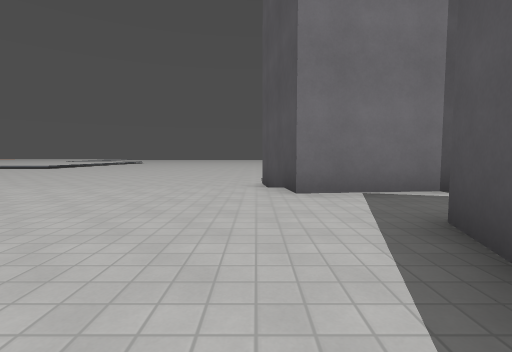
[1] (above)

13 first-person views from a walk through a Godot game level. The camera is 1.2 m above the floor, tilts 4° down and sees 85° across. The floor is counted in squares, 2 m on a side. Each view is taken from the middle of a square. On the plan, view 1 faces up. The plan holds only what a view shows up to about 9 squares ahead; the rest is blank. The place goes on beyond the plan. Characters and animated objects are not drawn. Surface patterns are stand-ins for the level's own textures.

[2]
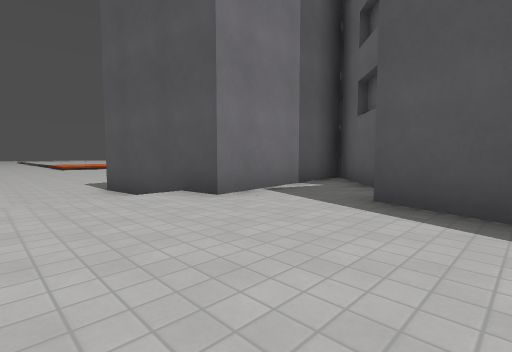

[3]
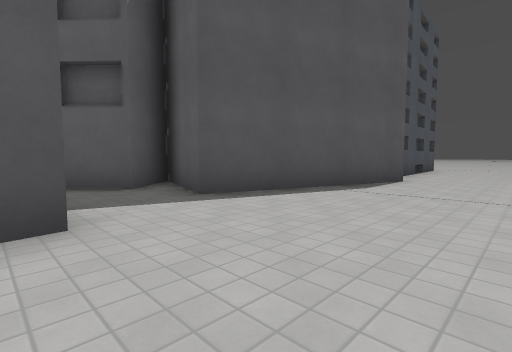

[4]
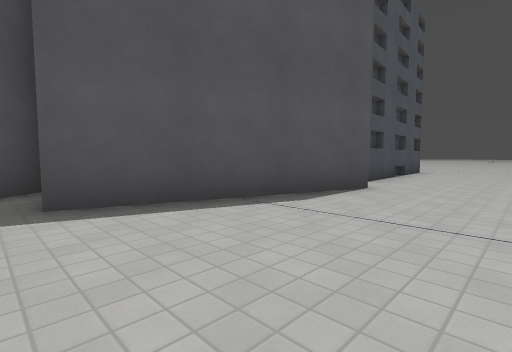

[5]
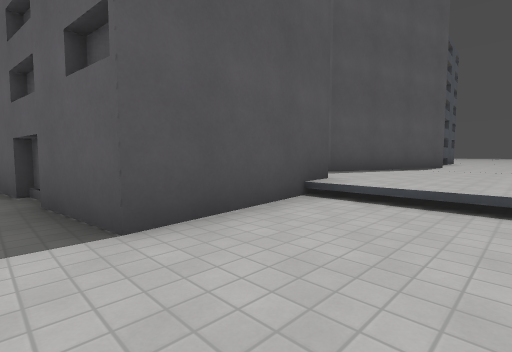

[6]
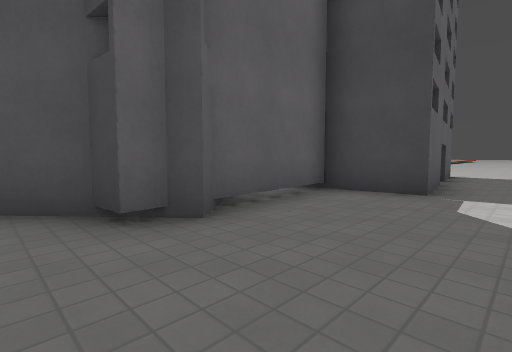

[7]
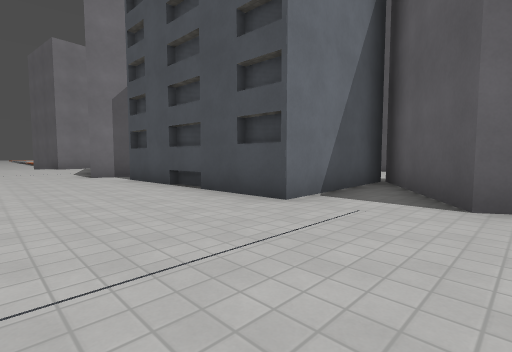

[8]
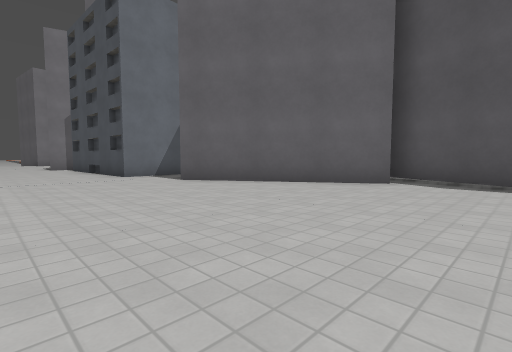

[9]
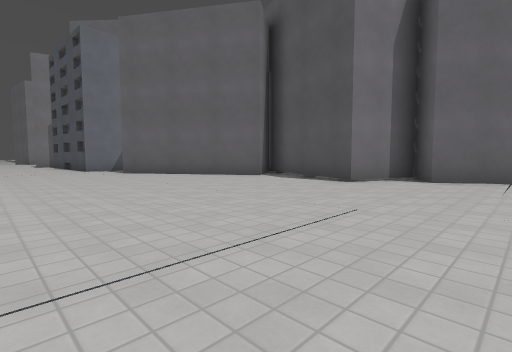

[10]
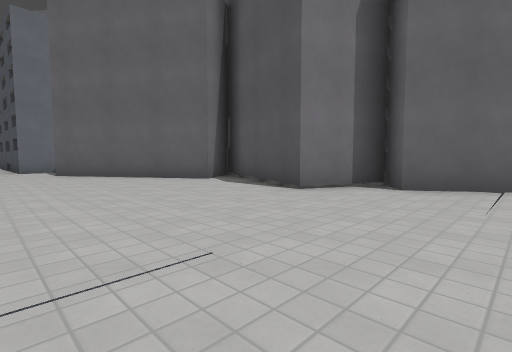

[11]
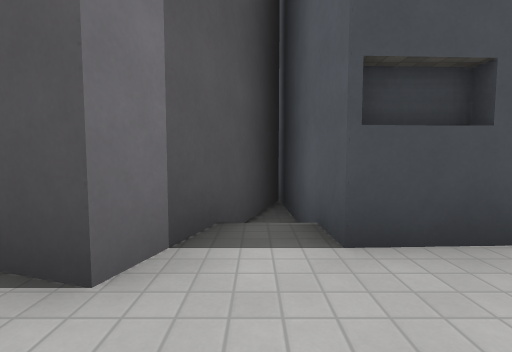

[12]
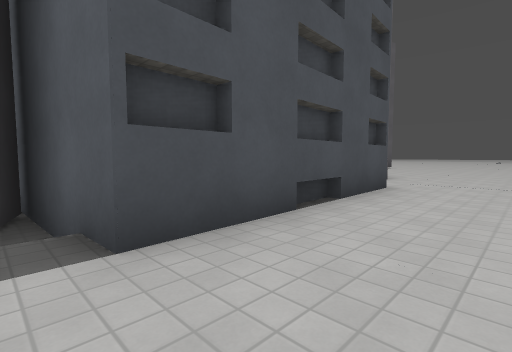

[13]
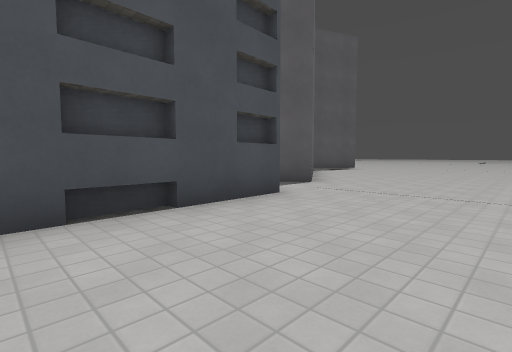

### Floor plan
Key: @ floor where view 1 was taken; # wall or solid block; . main floor; - floor 0.5 m lower than the main floor; H house.
Columns run from 2 left of view 1 to 10 right of it. Each row starts with its distance up from view 1.
 12  --
 11 ----
 10 -------------
  9 -------H-----
  8 --HHHH H-----
  7 ---    HH HH-
  6 ---H        H
  5 ...HHHHHH
  4 ......HH
  3 .....HH
  2 ....HHH
  1 ...H
  0 ..@H
 -1 ...H
 -2 ..HH
 -3 ....HHH
 -4 ...###
 -5 ...#
 -6 ...#
 -7 ...#
 -8 ...#####
 -9 ......HH
-10 .....H
-11 ....H
-12 .....H
-13 .....HH
-14 ......HHH
-15 ........H
-16 .......H-
-17 .......H
-18 ......HH-H
-19 ........H
-20 ........H
-21 .........H

Positions as (right, up) in squares from view 1, and headings:
1: (0, 0), facing up
2: (-2, 1), facing up-right
3: (-2, 5), facing down-right
4: (-2, 3), facing down-right
5: (-2, 9), facing down-right
6: (10, 10), facing down-left
7: (-2, -11), facing up-right
8: (-2, -17), facing up-right
9: (-2, -21), facing up-right
10: (0, -21), facing up-right
11: (-1, -3), facing right
12: (-1, -3), facing down-right
13: (-2, -5), facing down-right
